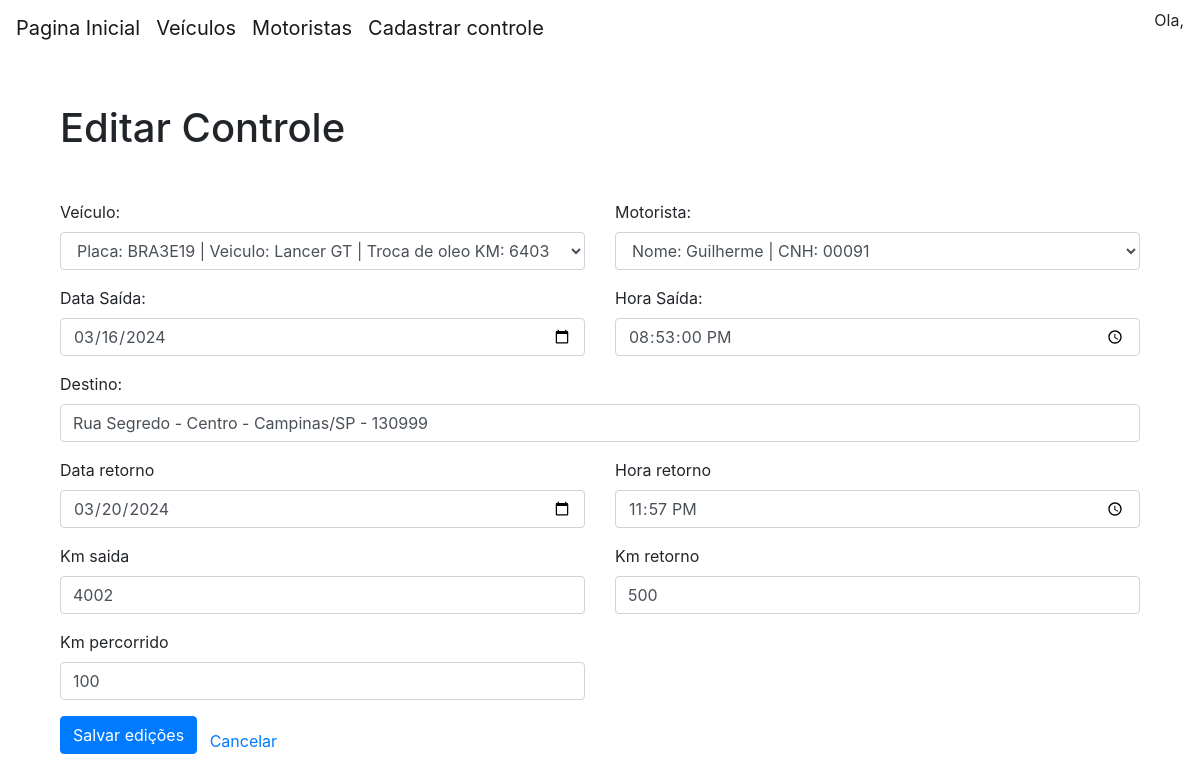
The page /controle/editar/2 on the database its author committed.
### models.py (models this page shows)
class Controle(db.Model):
    id = db.Column(db.Integer, primary_key=True)
    veiculo_id = db.Column(db.Integer, db.ForeignKey('veiculo.id'), nullable=False)
    motorista_id = db.Column(db.Integer, db.ForeignKey('motorista.id'), nullable=False)
    data_saida = db.Column(db.Date, nullable=False)
    hora_saida = db.Column(db.Time, nullable=False)
    km_saida = db.Column(db.Integer, nullable=False)
    destino = db.Column(db.String(100), nullable=False)
    data_retorno = db.Column(db.Date)
    hora_retorno = db.Column(db.Time)
    km_retorno = db.Column(db.Integer)
    km_percorrido = db.Column(db.Integer)
    veiculo = db.relationship('Veiculo', backref=db.backref('controles', lazy=True))
    motorista = db.relationship('Motorista', backref=db.backref('controles', lazy=True))

### routes/controle_routes.py (the view, shortened to what this page needs)
@controle_routes.route('/controle/editar/<int:id>', methods=['GET', 'POST'])
def editar_controle(id):
    controle = Controle.query.get_or_404(id)
    veiculos = Veiculo.query.all()
    motoristas = Motorista.query.all()
    return render_template('/controle/editar_controle.html', controle=controle, veiculos=veiculos, motoristas=motoristas)

### templates/controle/editar_controle.html (shortened to what this page needs)
{% extends 'base.html' %}
{% block content %}
<body>
    <div class="container">
        <h1 class="my-5">Editar Controle</h1>
        <form method="post" action="{{ url_for('controle_routes.editar_controle', id=controle.id) }}">
            <div class="row mb-3">
                <div class="col-md-6">
                    <label for="veiculo">Veículo:</label>
                    <select name="veiculo" id="veiculo" class="form-control">
                        {% for veiculo in veiculos %}
                            <option value="{{ veiculo.id }}" {% if veiculo.id == controle.veiculo_id %} selected {% endif %}>Placa: {{ veiculo.placa }} | Veiculo: {{ veiculo.modelo }} | Troca de oleo KM: {{ veiculo.km_troca_oleo }}</option>
                        {% endfor %}
                    </select>
                </div>
                <div class="col-md-6">
                    <label for="motorista">Motorista:</label>
                    <select name="motorista" id="motorista" class="form-control">
                        {% for motorista in motoristas %}
                             <option value="{{ motorista.id }}" {% if motorista.id == controle.motorista_id %} selected {% endif %}>Nome: {{ motorista.nome }} | CNH: {{ motorista.cnh }}</option>
                        {% endfor %}
                    </select>
                </div>
            </div>
            <div class="row mb-3">
                <div class="col-md-6">
                    <label for="data_saida">Data Saída:</label>
                    <input type="date" name="data_saida" id="data_saida" class="form-control" value="{{ controle.data_saida }}">
                </div>
                <div class="col-md-6">
                    <label for="hora_saida">Hora Saída:</label>
                    <input type="time" name="hora_saida" id="hora_saida" class="form-control" value="{{ controle.hora_saida }}" step="1">
                </div>
            </div>
            <div class="row mb-3">
                <div class="col-md">
                    <label for="destino">Destino:</label>
                    <input type="text" name="destino" id="destino" class="form-control" value="{{ controle.destino }}">
                </div>
            </div>
            <div class="row mb-3">
                <div class="col-md-6">
                    <label for="data_retorno" class="form-label">Data retorno</label>
                    <input type="date" name="data_retorno" id="data_retorno" class="form-control" value="{{ controle.data_retorno }}">
                </div>
                <div class="col-md-6">
                    <label for="hora_retorno" class="form-label">Hora retorno</label>
                    <input type="time" name="hora_retorno" id="hora_retorno" class="form-control" value="{{ controle.hora_retorno }}">
                </div>
            </div>
            <div class="row mb-3">
                <div class="col-md-6">
                    <label for="km_saida" class="form-label">Km saida</label>
                    <input type="number" name="km_saida" id="km_saida" class="form-control" value="{{ controle.km_saida }}">
                </div>
                <div class="col-md-6">
                    <label for="km_retorno" class="form-label">Km retorno</label>
                    <input type="number" name="km_retorno" id="km_retorno" class="form-control" value="{{ controle.km_retorno }}">
                </div>
            </div>
            <div class="row mb-3">
                <div class="col-md-6">
                    <label for="km_percorrido" class="form-label">Km percorrido</label>
                    <input type="number" name="km_percorrido" id="km_percorrido" class="form-control" value="{{ controle.km_percorrido }}">
                </div>
            </div>
            <button class="btn btn-primary mb-3" type="submit">Salvar edições</button>
            <a href="{{ url_for('controle_routes.listar_controle')}}" class="mx-2">Cancelar</a>
        </form>
    </div>
</body>
{% endblock %}

### rows shown on the page
Controle: veiculo "Placa: BRA3E19 | Veiculo: Lancer GT | Troca de oleo KM: 6403", motorista "Nome: Guilherme | CNH: 00091", data_saida "03/16/2024", hora_saida "20:53:00", destino "Rua Segredo - Centro - Campinas/SP - 130999", data_retorno "03/20/2024", hora_retorno "23:57:00", km_saida "4002", km_retorno "500", km_percorrido "100"
